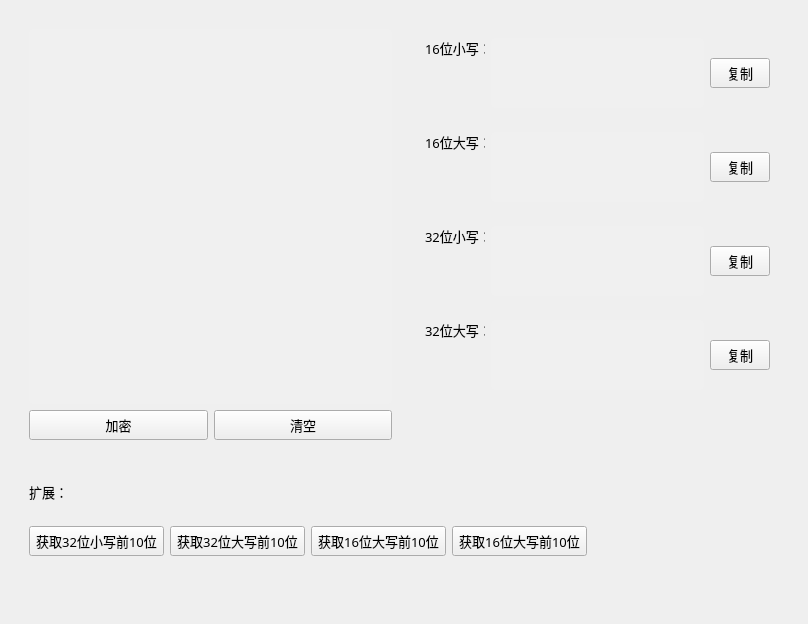
        <widget class="QWidget" name="page_md5">
         <property name="styleSheet">
          <string notr="true">QPlainTextEdit{
color: rgb(38, 38, 38);
border-radius: 14px;
	background-color: rgb(255, 255, 255);
border: 0px solid rgba(255, 255, 255, 0);
border-radius: 5px;
padding:5px;
}</string>
         </property>
         <layout class="QVBoxLayout" name="verticalLayout_5" stretch="3,1">
          <item>
           <widget class="QWidget" name="widget_6" native="true">
            <layout class="QHBoxLayout" name="horizontalLayout_8" stretch="1,1">
             <item>
              <widget class="QWidget" name="widget_4" native="true">
               <layout class="QVBoxLayout" name="verticalLayout_6">
                <item>
                 <widget class="QPlainTextEdit" name="plainTextEdit_data">
                  <property name="minimumSize">
                   <size>
                    <width>320</width>
                    <height>0</height>
                   </size>
                  </property>
                  <property name="maximumSize">
                   <size>
                    <width>16777215</width>
                    <height>16777215</height>
                   </size>
                  </property>
                  <property name="font">
                   <font>
                    <family>OPPOSans</family>
                    <pointsize>10</pointsize>
                    <stylestrategy>PreferAntialias</stylestrategy>
                   </font>
                  </property>
                  <property name="styleSheet">
                   <string notr="true">	background-color: rgba(255, 255, 255, 20);
	border-radius: 5px;
color: rgb(255, 255, 255);</string>
                  </property>
                 </widget>
                </item>
                <item>
                 <widget class="QWidget" name="widget_5" native="true">
                  <property name="sizePolicy">
                   <sizepolicy hsizetype="Expanding" vsizetype="Expanding">
                    <horstretch>0</horstretch>
                    <verstretch>0</verstretch>
                   </sizepolicy>
                  </property>
                  <property name="minimumSize">
                   <size>
                    <width>0</width>
                    <height>30</height>
                   </size>
                  </property>
                  <property name="maximumSize">
                   <size>
                    <width>16777215</width>
                    <height>30</height>
                   </size>
                  </property>
                  <layout class="QHBoxLayout" name="horizontalLayout_7">
                   <property name="spacing">
                    <number>6</number>
                   </property>
                   <property name="leftMargin">
                    <number>0</number>
                   </property>
                   <property name="topMargin">
                    <number>0</number>
                   </property>
                   <property name="rightMargin">
                    <number>0</number>
                   </property>
                   <property name="bottomMargin">
                    <number>0</number>
                   </property>
                   <item>
                    <widget class="QToolButton" name="toolButton_encipher">
                     <property name="minimumSize">
                      <size>
                       <width>100</width>
                       <height>30</height>
                      </size>
                     </property>
                     <property name="maximumSize">
                      <size>
                       <width>200</width>
                       <height>30</height>
                      </size>
                     </property>
                     <property name="font">
                      <font>
                       <family>OPPOSans B</family>
                       <pointsize>10</pointsize>
                      </font>
                     </property>
                     <property name="text">
                      <string>加密</string>
                     </property>
                    </widget>
                   </item>
                   <item>
                    <widget class="QToolButton" name="toolButton_clear">
                     <property name="minimumSize">
                      <size>
                       <width>100</width>
                       <height>30</height>
                      </size>
                     </property>
                     <property name="maximumSize">
                      <size>
                       <width>200</width>
                       <height>30</height>
                      </size>
                     </property>
                     <property name="font">
                      <font>
                       <family>OPPOSans B</family>
                       <pointsize>10</pointsize>
                      </font>
                     </property>
                     <property name="text">
                      <string>清空</string>
                     </property>
                    </widget>
                   </item>
                  </layout>
                 </widget>
                </item>
               </layout>
              </widget>
             </item>
             <item>
              <widget class="QWidget" name="gridWidget" native="true">
               <property name="sizePolicy">
                <sizepolicy hsizetype="Expanding" vsizetype="Expanding">
                 <horstretch>0</horstretch>
                 <verstretch>0</verstretch>
                </sizepolicy>
               </property>
               <property name="minimumSize">
                <size>
                 <width>0</width>
                 <height>200</height>
                </size>
               </property>
               <property name="maximumSize">
                <size>
                 <width>16777215</width>
                 <height>16777215</height>
                </size>
               </property>
               <property name="font">
                <font>
                 <family>OPPOSans B</family>
                 <pointsize>10</pointsize>
                </font>
               </property>
               <layout class="QVBoxLayout" name="verticalLayout_7">
                <item>
                 <widget class="QWidget" name="widget_8" native="true">
                  <layout class="QHBoxLayout" name="horizontalLayout_12">
                   <item>
                    <widget class="QLabel" name="label_6">
                     <property name="minimumSize">
                      <size>
                       <width>60</width>
                       <height>0</height>
                      </size>
                     </property>
                     <property name="maximumSize">
                      <size>
                       <width>60</width>
                       <height>16777215</height>
                      </size>
                     </property>
                     <property name="font">
                      <font>
                       <family>OPPOSans B</family>
                       <pointsize>10</pointsize>
                       <stylestrategy>PreferAntialias</stylestrategy>
                      </font>
                     </property>
                     <property name="text">
                      <string>16位小写：</string>
                     </property>
                     <property name="alignment">
                      <set>Qt::AlignLeading|Qt::AlignLeft|Qt::AlignTop</set>
                     </property>
                    </widget>
                   </item>
                   <item>
                    <widget class="QPlainTextEdit" name="plainTextEdit_16Lower">
                     <property name="minimumSize">
                      <size>
                       <width>0</width>
                       <height>70</height>
                      </size>
                     </property>
                     <property name="maximumSize">
                      <size>
                       <width>450</width>
                       <height>70</height>
                      </size>
                     </property>
                     <property name="font">
                      <font>
                       <family>OPPOSans B</family>
                       <pointsize>10</pointsize>
                      </font>
                     </property>
                     <property name="styleSheet">
                      <string notr="true">	background-color: rgba(255, 255, 255, 20);
	border-radius: 5px;</string>
                     </property>
                     <property name="readOnly">
                      <bool>true</bool>
                     </property>
                     <property name="plainText">
                      <string/>
                     </property>
                    </widget>
                   </item>
                   <item>
                    <widget class="QToolButton" name="toolButton_6">
                     <property name="minimumSize">
                      <size>
                       <width>60</width>
                       <height>30</height>
                      </size>
                     </property>
                     <property name="maximumSize">
                      <size>
                       <width>60</width>
                       <height>30</height>
                      </size>
                     </property>
                     <property name="font">
                      <font>
                       <family>OPPOSans B</family>
                       <pointsize>10</pointsize>
                      </font>
                     </property>
                     <property name="text">
                      <string>复制</string>
                     </property>
                    </widget>
                   </item>
                  </layout>
                 </widget>
                </item>
                <item>
                 <widget class="QWidget" name="widget_9" native="true">
                  <layout class="QHBoxLayout" name="horizontalLayout_11">
                   <item>
                    <widget class="QLabel" name="label_5">
                     <property name="minimumSize">
                      <size>
                       <width>60</width>
                       <height>0</height>
                      </size>
                     </property>
                     <property name="maximumSize">
                      <size>
                       <width>60</width>
                       <height>16777215</height>
                      </size>
                     </property>
                     <property name="font">
                      <font>
                       <family>OPPOSans B</family>
                       <pointsize>10</pointsize>
                       <stylestrategy>PreferAntialias</stylestrategy>
                      </font>
                     </property>
                     <property name="text">
                      <string>16位大写：</string>
                     </property>
                     <property name="alignment">
                      <set>Qt::AlignLeading|Qt::AlignLeft|Qt::AlignTop</set>
                     </property>
                    </widget>
                   </item>
                   <item>
                    <widget class="QPlainTextEdit" name="plainTextEdit_16">
                     <property name="minimumSize">
                      <size>
                       <width>0</width>
                       <height>70</height>
                      </size>
                     </property>
                     <property name="maximumSize">
                      <size>
                       <width>450</width>
                       <height>70</height>
                      </size>
                     </property>
                     <property name="font">
                      <font>
                       <family>OPPOSans B</family>
                       <pointsize>10</pointsize>
                      </font>
                     </property>
                     <property name="styleSheet">
                      <string notr="true">	background-color: rgba(255, 255, 255, 20);
	border-radius: 5px;</string>
                     </property>
                     <property name="readOnly">
                      <bool>true</bool>
                     </property>
                    </widget>
                   </item>
                   <item>
                    <widget class="QToolButton" name="toolButton_10">
                     <property name="minimumSize">
                      <size>
                       <width>60</width>
                       <height>30</height>
                      </size>
                     </property>
                     <property name="maximumSize">
                      <size>
                       <width>60</width>
                       <height>30</height>
                      </size>
                     </property>
                     <property name="font">
                      <font>
                       <family>OPPOSans B</family>
                       <pointsize>10</pointsize>
                      </font>
                     </property>
                     <property name="text">
                      <string>复制</string>
                     </property>
                    </widget>
                   </item>
                  </layout>
                 </widget>
                </item>
                <item>
                 <widget class="QWidget" name="widget_10" native="true">
                  <layout class="QHBoxLayout" name="horizontalLayout_10">
                   <item>
                    <widget class="QLabel" name="label_3">
                     <property name="minimumSize">
                      <size>
                       <width>60</width>
                       <height>0</height>
                      </size>
                     </property>
                     <property name="maximumSize">
                      <size>
                       <width>60</width>
                       <height>16777215</height>
                      </size>
                     </property>
                     <property name="font">
                      <font>
                       <family>OPPOSans B</family>
                       <pointsize>10</pointsize>
                       <stylestrategy>PreferAntialias</stylestrategy>
                      </font>
                     </property>
                     <property name="text">
                      <string>32位小写：</string>
                     </property>
                     <property name="alignment">
                      <set>Qt::AlignLeading|Qt::AlignLeft|Qt::AlignTop</set>
                     </property>
                    </widget>
                   </item>
                   <item>
                    <widget class="QPlainTextEdit" name="plainTextEdit_32Lower">
                     <property name="minimumSize">
                      <size>
                       <width>0</width>
                       <height>70</height>
                      </size>
                     </property>
                     <property name="maximumSize">
                      <size>
                       <width>450</width>
                       <height>70</height>
                      </size>
                     </property>
                     <property name="font">
                      <font>
                       <family>OPPOSans B</family>
                       <pointsize>10</pointsize>
                      </font>
                     </property>
                     <property name="styleSheet">
                      <string notr="true">	background-color: rgba(255, 255, 255, 20);
	border-radius: 5px;</string>
                     </property>
                     <property name="readOnly">
                      <bool>true</bool>
                     </property>
                    </widget>
                   </item>
                   <item>
                    <widget class="QToolButton" name="toolButton_12">
                     <property name="minimumSize">
                      <size>
                       <width>60</width>
                       <height>30</height>
                      </size>
                     </property>
                     <property name="maximumSize">
                      <size>
                       <width>60</width>
                       <height>30</height>
                      </size>
                     </property>
                     <property name="font">
                      <font>
                       <family>OPPOSans B</family>
                       <pointsize>10</pointsize>
                      </font>
                     </property>
                     <property name="text">
                      <string>复制</string>
                     </property>
                    </widget>
                   </item>
                  </layout>
                 </widget>
                </item>
                <item>
                 <widget class="QWidget" name="widget_11" native="true">
                  <layout class="QHBoxLayout" name="horizontalLayout_9">
                   <item>
                    <widget class="QLabel" name="label_4">
                     <property name="minimumSize">
                      <size>
                       <width>60</width>
                       <height>0</height>
                      </size>
                     </property>
                     <property name="maximumSize">
                      <size>
                       <width>60</width>
                       <height>16777215</height>
                      </size>
                     </property>
                     <property name="font">
                      <font>
                       <family>OPPOSans B</family>
                       <pointsize>10</pointsize>
                       <stylestrategy>PreferAntialias</stylestrategy>
                      </font>
                     </property>
                     <property name="text">
                      <string>32位大写：</string>
                     </property>
                     <property name="alignment">
                      <set>Qt::AlignLeading|Qt::AlignLeft|Qt::AlignTop</set>
                     </property>
                    </widget>
                   </item>
                   <item>
                    <widget class="QPlainTextEdit" name="plainTextEdit_32">
                     <property name="minimumSize">
                      <size>
                       <width>0</width>
                       <height>70</height>
                      </size>
                     </property>
                     <property name="maximumSize">
                      <size>
                       <width>450</width>
                       <height>70</height>
                      </size>
                     </property>
                     <property name="font">
                      <font>
                       <family>OPPOSans B</family>
                       <pointsize>10</pointsize>
                      </font>
                     </property>
                     <property name="styleSheet">
                      <string notr="true">	background-color: rgba(255, 255, 255, 20);
	border-radius: 5px;</string>
                     </property>
                     <property name="readOnly">
                      <bool>true</bool>
                     </property>
                    </widget>
                   </item>
                   <item>
                    <widget class="QToolButton" name="toolButton_13">
                     <property name="minimumSize">
                      <size>
                       <width>60</width>
                       <height>30</height>
                      </size>
                     </property>
                     <property name="maximumSize">
                      <size>
                       <width>60</width>
                       <height>30</height>
                      </size>
                     </property>
                     <property name="font">
                      <font>
                       <family>OPPOSans B</family>
                       <pointsize>10</pointsize>
                      </font>
                     </property>
                     <property name="text">
                      <string>复制</string>
                     </property>
                    </widget>
                   </item>
                  </layout>
                 </widget>
                </item>
                <item>
                 <spacer name="verticalSpacer_2">
                  <property name="orientation">
                   <enum>Qt::Vertical</enum>
                  </property>
                  <property name="sizeHint" stdset="0">
                   <size>
                    <width>20</width>
                    <height>40</height>
                   </size>
                  </property>
                 </spacer>
                </item>
               </layout>
              </widget>
             </item>
            </layout>
           </widget>
          </item>
          <item>
           <widget class="QWidget" name="widget_7" native="true">
            <layout class="QVBoxLayout" name="verticalLayout_8" stretch="1,2,5">
             <item>
              <widget class="QWidget" name="widget_12" native="true">
               <layout class="QHBoxLayout" name="horizontalLayout_14">
                <item>
                 <widget class="QLabel" name="label_7">
                  <property name="minimumSize">
                   <size>
                    <width>50</width>
                    <height>0</height>
                   </size>
                  </property>
                  <property name="maximumSize">
                   <size>
                    <width>50</width>
                    <height>16777215</height>
                   </size>
                  </property>
                  <property name="font">
                   <font>
                    <family>OPPOSans B</family>
                    <pointsize>10</pointsize>
                    <stylestrategy>PreferAntialias</stylestrategy>
                   </font>
                  </property>
                  <property name="text">
                   <string>扩展：</string>
                  </property>
                 </widget>
                </item>
                <item>
                 <spacer name="horizontalSpacer_2">
                  <property name="orientation">
                   <enum>Qt::Horizontal</enum>
                  </property>
                  <property name="sizeHint" stdset="0">
                   <size>
                    <width>40</width>
                    <height>20</height>
                   </size>
                  </property>
                 </spacer>
                </item>
               </layout>
              </widget>
             </item>
             <item>
              <widget class="QWidget" name="widget_13" native="true">
               <layout class="QHBoxLayout" name="horizontalLayout_13">
                <item>
                 <widget class="QToolButton" name="toolButton_32Lower_10">
                  <property name="minimumSize">
                   <size>
                    <width>100</width>
                    <height>30</height>
                   </size>
                  </property>
                  <property name="maximumSize">
                   <size>
                    <width>200</width>
                    <height>30</height>
                   </size>
                  </property>
                  <property name="font">
                   <font>
                    <family>OPPOSans B</family>
                    <pointsize>10</pointsize>
                   </font>
                  </property>
                  <property name="text">
                   <string>获取32位小写前10位</string>
                  </property>
                 </widget>
                </item>
                <item>
                 <widget class="QToolButton" name="toolButton_32_10">
                  <property name="minimumSize">
                   <size>
                    <width>100</width>
                    <height>30</height>
                   </size>
                  </property>
                  <property name="maximumSize">
                   <size>
                    <width>200</width>
                    <height>30</height>
                   </size>
                  </property>
                  <property name="font">
                   <font>
                    <family>OPPOSans B</family>
                    <pointsize>10</pointsize>
                   </font>
                  </property>
                  <property name="text">
                   <string>获取32位大写前10位</string>
                  </property>
                 </widget>
                </item>
                <item>
                 <widget class="QToolButton" name="toolButton_16Lower_10">
                  <property name="minimumSize">
                   <size>
                    <width>100</width>
                    <height>30</height>
                   </size>
                  </property>
                  <property name="maximumSize">
                   <size>
                    <width>200</width>
                    <height>30</height>
                   </size>
                  </property>
                  <property name="font">
                   <font>
                    <family>OPPOSans B</family>
                    <pointsize>10</pointsize>
                   </font>
                  </property>
                  <property name="text">
                   <string>获取16位大写前10位</string>
                  </property>
                 </widget>
                </item>
                <item>
                 <widget class="QToolButton" name="toolButton_16_10">
                  <property name="minimumSize">
                   <size>
                    <width>100</width>
                    <height>30</height>
                   </size>
                  </property>
                  <property name="maximumSize">
                   <size>
                    <width>200</width>
                    <height>30</height>
                   </size>
                  </property>
                  <property name="font">
                   <font>
                    <family>OPPOSans B</family>
                    <pointsize>10</pointsize>
                   </font>
                  </property>
                  <property name="text">
                   <string>获取16位大写前10位</string>
                  </property>
                 </widget>
                </item>
                <item>
                 <spacer name="horizontalSpacer_4">
                  <property name="orientation">
                   <enum>Qt::Horizontal</enum>
                  </property>
                  <property name="sizeHint" stdset="0">
                   <size>
                    <width>40</width>
                    <height>20</height>
                   </size>
                  </property>
                 </spacer>
                </item>
               </layout>
              </widget>
             </item>
             <item>
              <spacer name="verticalSpacer_3">
               <property name="orientation">
                <enum>Qt::Vertical</enum>
               </property>
               <property name="sizeHint" stdset="0">
                <size>
                 <width>20</width>
                 <height>40</height>
                </size>
               </property>
              </spacer>
             </item>
            </layout>
           </widget>
          </item>
         </layout>
        </widget>
